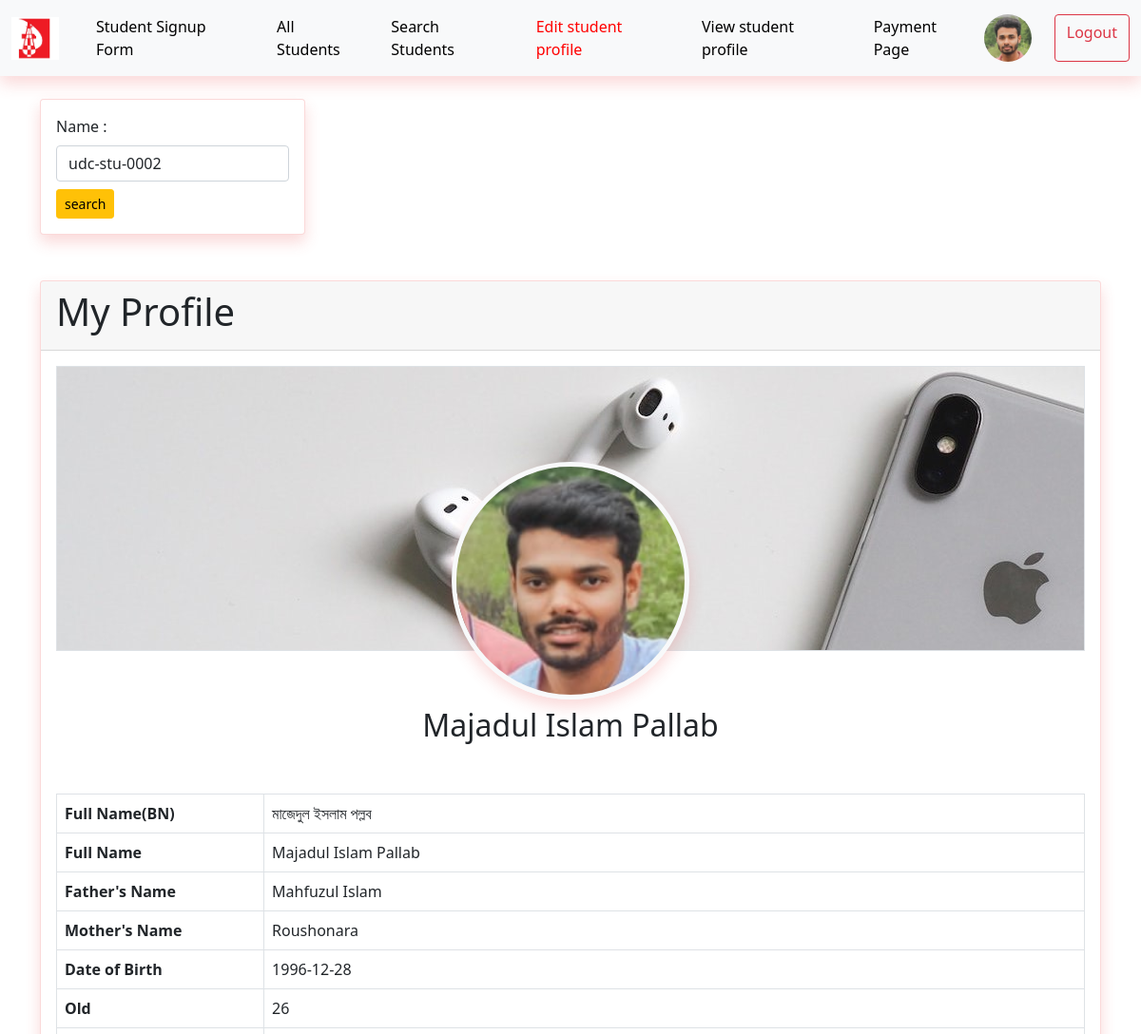
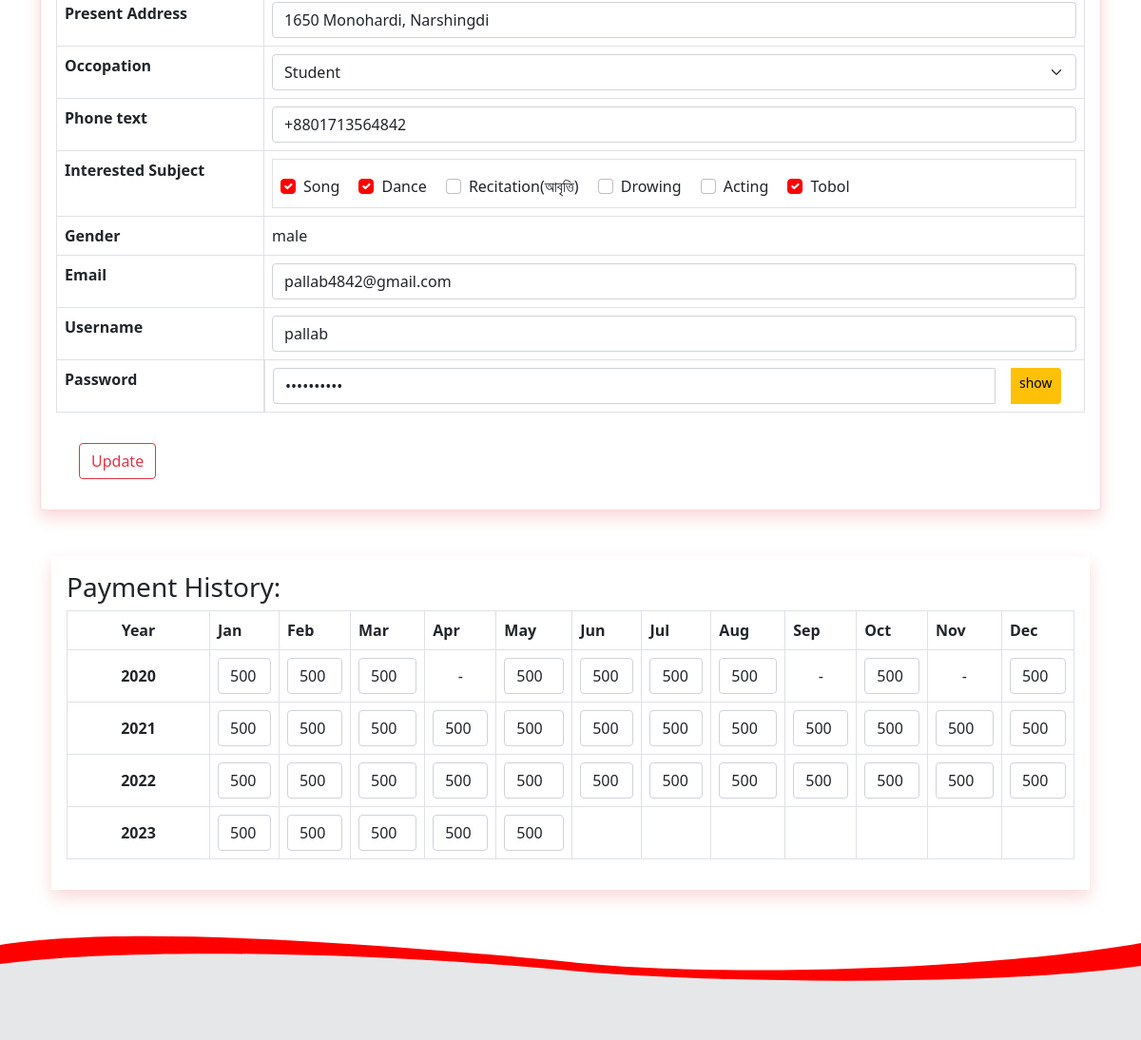
The page /pages/edit.php?edit_id=udc-stu-0002 (signed in) on the database its author committed (2 pictures, top to bottom).
### tables this page shows
CREATE TABLE `students` (
  `id` int(11) NOT NULL,
  `stu_id` varchar(12) DEFAULT 'udc-stu-',
  `full_name` varchar(225) NOT NULL,
  `full_name_bn` varchar(500) NOT NULL,
  `father_name` varchar(225) NOT NULL,
  `mother_name` varchar(225) NOT NULL,
  `present_address` varchar(555) NOT NULL,
  `date_of_birth` varchar(30) NOT NULL,
  `age` int(3) NOT NULL,
  `occupation` varchar(225) NOT NULL,
  `phone` varchar(20) NOT NULL,
  `interested_subject` varchar(50) NOT NULL,
  `gender` varchar(10) NOT NULL,
  `email` varchar(225) NOT NULL,
  `username` varchar(225) NOT NULL,
  `password` varchar(225) NOT NULL,
  `photo` varchar(225) NOT NULL,
  `status` tinyint(1) NOT NULL DEFAULT 1,
  `trash` tinyint(1) NOT NULL DEFAULT 0,
  `created_at` timestamp NOT NULL DEFAULT current_timestamp(),
  `updated_at` timestamp NULL DEFAULT NULL
);

### pages/edit.php (the view, shortened to what this page needs)
<?php
		include_once('../config.php');
		$ad_user_id = $_SESSION['ad_id'];
	  	$admin_sql = "SELECT * FROM administrator_users WHERE ad_id = '$ad_user_id'";
		  $admin_result = mysqli_query($connect, $admin_sql) or die('ad_select query not run');
		  $admin_row = mysqli_fetch_assoc($admin_result);
		$edit_id = $_GET['edit_id'] ?? $_GET['get_stu_id'] ?? "";
?>
<!DOCTYPE html>
<html lang="en">
<head>
  <link rel="stylesheet" href="https://cdn.jsdelivr.net/npm/bootstrap-icons@1.3.0/font/bootstrap-icons.css">
  <link href="../assects/css/bootstrap.min.css" rel="stylesheet">
    <link rel="stylesheet" href="../assects/css/style.css">
   <link rel="stylesheet" href="../assects/css/responsive.css">
</head>
<body>
  <nav class="navbar navbar-expand-lg navbar-danger bg-light shadow">
    <div class="container-fluid">
      <a class="navbar-brand" href="#"><img src="../assects/media/img/udichilogo.jpg" alt="udc logo" width="50" height="45"></a>
      <div class="collapse navbar-collapse" id="navbarSupportedContent">
        <ul class="navbar-nav me-auto mb-2 mb-lg-0">
          <li class="nav-item">
            <a class="nav-link" href="./signup.php">Student Signup Form</a>
          </li>
          <li class="nav-item">
            <a class="nav-link " href="./table.php">All Students</a>
          </li>
          <li class="nav-item">
            <a class="nav-link " href="./search.php">Search Students</a>
          </li>
          <li class="nav-item">
            <a class="nav-link live" href="./edit.php">Edit student profile</a>
          </li>
          <li class="nav-item">
            <a class="nav-link" href="./profile.php">View student profile</a>
          </li>
         <li class="nav-item">
            <a class="nav-link" href="./payment/payment-page.php">Payment Page</a>
          </li>
        </ul>
        <div class="d-flex">
            <a href="./ad_profile.php"><img class="rounded-circle border-warning" src="../assects/media/img/users/<?php echo $admin_row['ad_photo'];?>" alt="" width="50" height="50"></a>
            <a class="btn btn-outline-danger ms-4" href="./logout.php">Logout</a>
        </div>
      </div>
    </div>
  </nav>
<?php
		$edit_sql = "SELECT * FROM students WHERE stu_id = '$edit_id'";
		$edit_result = mysqli_query($connect, $edit_sql) or die('edit query not run');
		$edit_row = mysqli_fetch_assoc($edit_result);
?>
	<div class="container">
		<div class="card shadow w-25 my-4">
			<div class="card-body">
				<form action="" method="GET">
					<label for="stu-search" class="form-label">Name : </label>
					<input id="stu-search" class="form-control" type="text" name="get_stu_id" placeholder="Search by student id" value="<?php echo $edit_id?>">
					<button class="btn btn-sm btn-warning mt-2" type="submit">search</button>
				</form>
			</div>
		</div>
	</div>
	<?php
			if(mysqli_num_rows($edit_result) > 0) :
	?>
 	<div class="container">
		<div class="card my-5 shadow">
			<div class="card-header">
				<h1>My Profile</h1>
			</div>
			<div class="card-body">
				<div class="profile-head bg-light border" style='background-image: url("../assects/media/img/users/userBG.jpg")'>
					<div class="user-pic">
						<div class="pic">
							<img width="250px" height="250px" class="profile-pic shadow border border-light border-5 rounded-circle" src="../assects/media/img/users/<?php echo $edit_row['photo'];?>" alt="Dammy">
							<h2 class="text-center my-2"><?php echo $edit_row['full_name'];?></h2>
						</div>
					</div>
				</div>
				<div class="user-info-table">
					<div class="table-responsive">
						<form action="" method="POST">
							<table class="table table-bordered">
							  <tbody>
							  	<tr>
							      	<th scope="row">Full Name(BN)</th>
							      	<td><?php echo $edit_row['full_name_bn'];?></td>
							    </tr>
							    <tr>
							      	<th scope="row">Full Name</th>
							      	<td><?php echo $edit_row['full_name'];?></td>
							    </tr>
							    <tr>
							      	<th scope="row">Father's Name</th>
							      	<td><?php echo $edit_row['father_name'];?></td>
							    </tr>
							    <tr>
							      	<th scope="row">Mother's Name</th>
							      	<td><?php echo $edit_row['mother_name'];?></td>
							    </tr>
							   <tr>
									<th scope="row">Date of Birth</th>
									<td><?php echo $edit_row['date_of_birth'];?></td>
								</tr>
								<tr>
									<th scope="row">Old</th>
									<td><?php echo $edit_row['age'];?></td>
								</tr>
								<tr>
									<th scope="row">Present Address</th>
									<td><input name="address" class="form-control" type="address" value="<?php echo $edit_row['present_address'];?>"></td>
								</tr>
								<tr>
									<th scope="row">Occopation</th>
									<td>
											<select class="form-select " name="occopation" id="">
												<option <?php echo ($edit_row['occupation'] ==='student') ? 'selected' : ' '; ?> value="student">Student</option>
											</select>
									</td>
								</tr>
								<tr>
									<th scope="row">Phone text</th>
									<td><input name="phone" class="form-control" type="tel" value="<?php echo $edit_row['phone'];?>"></td>
								</tr>
								<tr>
									<th scope="row">Interested Subject</th>
									<td>
										<?php
											$interested_sub_result = mysqli_query($connect, "SELECT `interested_subject` FROM `students` WHERE `stu_id` = '$edit_id'") or die('sub not run');
											$ister_row = mysqli_fetch_assoc($interested_sub_result);
											$ins_sub =  explode(", ",$ister_row['interested_subject']);
										?>
										<fieldset class="border p-2">
											<div class="form-check form-check-inline">
												<input class="form-check-input" type="checkbox" id="song" value="song" name="interested_sub[]"
													 <?php echo (in_array("song",$ins_sub)) ? 'checked' : " "; ?>
												>
												<label class="form-check-label" for="song">Song</label>
										  </div>
										  <div class="form-check form-check-inline">
												<input class="form-check-input" type="checkbox" size="30" id="dance" value="dance" name="interested_sub[]"
													<?php echo (in_array("dance",$ins_sub)) ? "checked" : " "; ?>
												>
												<label class="form-check-label" for="dance">Dance</label>
										  </div>
											<div class="form-check form-check-inline">
												<input class="form-check-input" type="checkbox" id="recitation" value="recitation" name="interested_sub[]"
														<?php echo (in_array("recitation",$ins_sub)) ? "checked" : " "; ?>
												>
												<label class="form-check-label" for="recitation">Recitation(আবৃত্তি)</label>
										  </div>
										  <div class="form-check form-check-inline">
												<input class="form-check-input" type="checkbox" id="drowing" value="drowing" name="interested_sub[]"
														<?php echo (in_array("drowing",$ins_sub)) ? "checked" : " "; ?>
												>
												<label class="form-check-label pe-auto" for="drowing">Drowing</label>
										  </div>
										  <div class="form-check form-check-inline">
												<input class="form-check-input" type="checkbox" id="acting" value="acting" name="interested_sub[]"
													<?php echo (in_array("acting",$ins_sub)) ? "checked" : " "; ?>
												>
												<label class="form-check-label" for="acting">Acting</label>
										  </div>
											<div class="form-check form-check-inline">
												<input class="form-check-input" type="checkbox" id="tobol" value="tobol" name="interested_sub[]"
													<?php echo (in_array("tobol",$ins_sub)) ? "checked" : " "; ?>
												>
												<label class="form-check-label" for="tobol">Tobol</label>
										  </div>
										</fieldset>
									</td>
								</tr>
								<tr>
									<th scope="row">Gender</th>
									<td>
												<?php echo $edit_row['gender']; ?>
									</td>
								</tr>
								<tr>
									<th scope="row">Email</th>
									<td><input name="email" class="form-control" type="email" value="<?php echo $edit_row['email'];?>">
									</td>
								</tr>
								<tr>
									<th scope="row">Username</th>
									<td><input name="username" class="form-control" type="text" value="<?php echo $edit_row['username'];?>">
									</td>
								</tr>
								<tr>
									<th scope="row">Password</th>
									<td class="input-group">
										<input name="password" class="form-control" id="pass" type="password" value="<?php echo $edit_row['password'];?>">
										<span id="btn" onclick="passHideShow()" class="btn btn-warning btn-sm mx-3">show</span>
									</td>
								</tr>
							  </tbody>
							</table>
							<input class="btn btn-outline-danger ms-4 my-3" type="submit" name="submit" value="Update">
						</form>
					</div>
				</div>
			</div>
		</div>
		<div class="container">
		<div class="shadow px-3 py-3 my-5">
			<h3>Payment History:</h3>
			<table class="table table-bordered ">
			  <thead>
			    <tr>
			      <th width="150" class="text-center" scope="col">Year</th>
			      <th scope="col">Jan</th>
			      <th scope="col">Feb</th>
			      <th scope="col">Mar</th>
			      <th scope="col">Apr</th>
			      <th scope="col">May</th>
			      <th scope="col">Jun</th>
			      <th scope="col">Jul</th>
			      <th scope="col">Aug</th>
			      <th scope="col">Sep</th>
			      <th scope="col">Oct</th>
			      <th scope="col">Nov</th>
			      <th scope="col">Dec</th>
			    </tr>
			  </thead>
			  <tbody>
			    <tr>
			      <th class="align-middle text-center" scope="row">2020</th>
			      <td class="align-middle text-center"> <input class="form-control" type="text" value="500"></td>
			      <td class="align-middle text-center"> <input class="form-control" type="text" value="500"></td>
			      <td class="align-middle text-center"> <input class="form-control" type="text" value="500"></td>
			      <td class="align-middle text-center"> -</td>
			      <td class="align-middle text-center"> <input class="form-control" type="text" value="500"></td>
			      <td class="align-middle text-center"> <input class="form-control" type="text" value="500"></td>
			      <td class="align-middle text-center"> <input class="form-control" type="text" value="500"></td>
			      <td class="align-middle text-center"> <input class="form-control" type="text" value="500"></td>
			      <td class="align-middle text-center"> -</td>
			      <td class="align-middle text-center"> <input class="form-control" type="text" value="500"></td>
			      <td class="align-middle text-center">-</td>
			      <td class="align-middle text-center"> <input class="form-control" type="text" value="500"></td>
			    </tr>
			    <tr>
			      <th class="align-middle text-center" scope="row">2021</th>
			      <td class="align-middle text-center"> <input class="form-control" type="text" value="500"></td>
			      <td class="align-middle text-center"> <input class="form-control" type="text" value="500"></td>
			      <td class="align-middle text-center"> <input class="form-control" type="text" value="500"></td>
			      <td class="align-middle text-center"> <input class="form-control" type="text" value="500"></td>
			      <td class="align-middle text-center"> <input class="form-control" type="text" value="500"></td>
			      <td class="align-middle text-center"> <input class="form-control" type="text" value="500"></td>
			      <td class="align-middle text-center"> <input class="form-control" type="text" value="500"></td>
			      <td class="align-middle text-center"> <input class="form-control" type="text" value="500"></td>
			      <td class="align-middle text-center"> <input class="form-control" type="text" value="500"></td>
			      <td class="align-middle text-center"> <input class="form-control" type="text" value="500"></td>
			      <td class="align-middle text-center"> <input class="form-control" type="text" value="500"></td>
			      <td class="align-middle text-center"> <input class="form-control" type="text" value="500"></td>
			    </tr>
			    <tr>
			      <th class="align-middle text-center" scope="row">2022</th>
			      <td class="align-middle text-center"> <input class="form-control" type="text" value="500"></td>
			      <td class="align-middle text-center"> <input class="form-control" type="text" value="500"></td>
			      <td class="align-middle text-center"> <input class="form-control" type="text" value="500"></td>
			      <td class="align-middle text-center"> <input class="form-control" type="text" value="500"></td>
			      <td class="align-middle text-center"> <input class="form-control" type="text" value="500"></td>
			      <td class="align-middle text-center"> <input class="form-control" type="text" value="500"></td>
			      <td class="align-middle text-center"> <input class="form-control" type="text" value="500"></td>
			      <td class="align-middle text-center"> <input class="form-control" type="text" value="500"></td>
			      <td class="align-middle text-center"> <input class="form-control" type="text" value="500"></td>
			      <td class="align-middle text-center"> <input class="form-control" type="text" value="500"></td>
			      <td class="align-middle text-center"> <input class="form-control" type="text" value="500"></td>
			      <td class="align-middle text-center"> <input class="form-control" type="text" value="500"></td>
			    </tr>
			    <tr>
			      <th class="align-middle text-center" scope="row">2023</th>
			      <td class="align-middle text-center"> <input class="form-control" type="text" value="500"></td>
			      <td class="align-middle text-center"> <input class="form-control" type="text" value="500"></td>
			      <td class="align-middle text-center"> <input class="form-control" type="text" value="500"></td>
			      <td class="align-middle text-center"> <input class="form-control" type="text" value="500"></td>
			      <td class="align-middle text-center"> <input class="form-control" type="text" value="500"></td>
			      <td class="align-middle text-center"> </td>
			      <td class="align-middle text-center"> </td>
			      <td class="align-middle text-center"> </td>
			      <td class="align-middle text-center"> </td>
			      <td class="align-middle text-center"> </td>
			      <td class="align-middle text-center"> </td>
			      <td class="align-middle text-center"> </td>
			    </tr>
			  </tbody>
			</table>
		</div>
	</div>
	</div>
<?php else :
		echo "<h3 class='text-center py-5'>Pleae Search with \"studetn id\" </h3>";
		endif;
	?>
	<footer>
	  <svg viewBox="0 -20 700 110" width="100%" height="110" preserveAspectRatio="none">
	    <path transform="translate(0, -20)" d="M0,10 c80,-22 240,0 350,18 c90,17 260,7.5 350,-20 v50 h-700" fill="red" />
	    <path d="M0,10 c80,-18 230,-12 350,7 c80,13 260,17 350,-5 v100 h-700z" fill="#E6E7E9" />
	  </svg>
	</footer>
</body>
</html>

### assects/css/style.css (style rules this page uses)
* { margin: 0; padding: 0; box-sizing: border-box; }
.form-check-input:checked, .form-select:checked { background-color: #ff0000; border-color: #ff0000; }
.shadow { box-shadow: 0 .5rem 1rem rgba(232, 67, 67, 0.2)!important; }
.card { position: relative; display: flex; flex-direction: column; min-width: 0; word-wrap: break-word; background-color: #fff; background-clip: border-box; border: 1px solid rgba(232, 67, 67, 0.2); border-radius: .25rem; }
.profile-head { width: 100%; height: 300px; }
.profile-pic { margin-top: 100px; }
.user-info-table { margin-top: 150px; }
.pic img { display: block; margin: 100px auto 0 auto; }
.form-check-input, .form-select, .form-select option, .form-check-label { cursor: pointer; }
.navbar-danger .navbar-nav .nav-link { color: black; font-size: 16px; }
.live, .navbar-danger .navbar-nav .nav-link:focus, .navbar-danger .navbar-nav .nav-link:hover { color: red !important; }
.navbar-danger .navbar-nav .nav-item { margin-left: 15px; }
a { color:red; text-decoration:none; }

### rows shown on the page
students: photo (picture), full_name "Majadul Islam Pallab", full_name_bn "মাজেদুল ইসলাম পল্লব", father_name "Mahfuzul Islam", mother_name "Roushonara", date_of_birth "1996-12-28", age "26", address "1650 Monohardi, Narshingdi", phone "+8801713564842", interested_subject "☑", gender "male", email "pallab4842@gmail.com", username "pallab"
